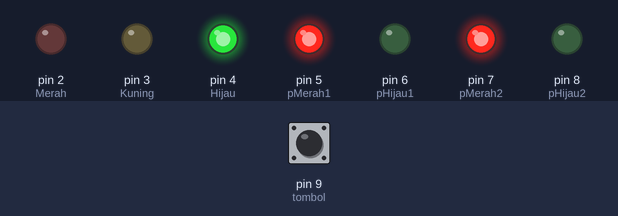
Bench run of a sketch on a simulated Arduino Uno, built with avr-gcc and run on an emulated ATmega328P. On the bench: output pins drawn as LEDs (lit = HIGH). Inputs (shaded band) come from the test bench; at power-on: pin 9 (tombol) HIGH.

Above: at 1.2 s.
1.3 s: pin 9 (tombol) pulled LOW for 0.15 s
At 5.1 s:
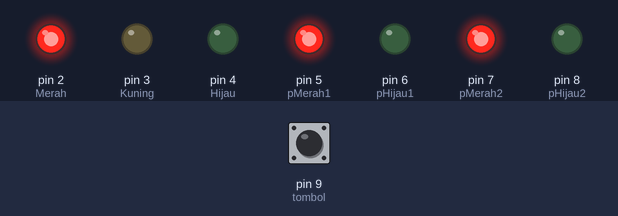
At 6.3 s:
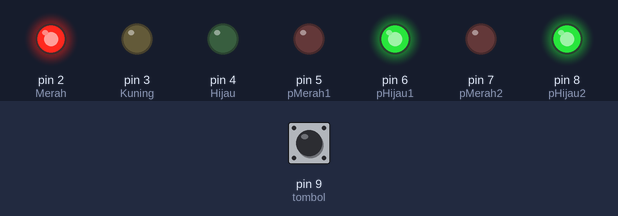
Timing chart, 0 to 12.8 s (numbered marks = the images above; inputs shaded):
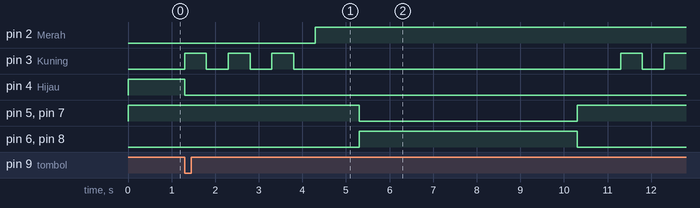

Measured:
- after the input at 1.3 s, pin 2 (Merah): LOW → HIGH after 3.0 s; pin 3 (Kuning): LOW → HIGH at once, → LOW 0.50 s later, → HIGH 0.50 s later, → LOW 0.50 s later, … (9 changes in this stretch)

The sketch:

lampu_pejalan_kaki.ino
```cpp
int Merah = 2, Kuning = 3, Hijau = 4;
int pMerah1 = 5, pHijau1 = 6;
int pMerah2 = 7, pHijau2 = 8;
int tombol = 9;

void setup() {
  for(int i=2; i<=8; i++) pinMode(i, OUTPUT);
  pinMode(tombol, INPUT_PULLUP);
}

// Fungsi mengedipkan kuning 3x
void kedipKuning() {
  for(int i=0; i<3; i++) {
    digitalWrite(Kuning, HIGH);
    delay(500);
    digitalWrite(Kuning, LOW);
    delay(500);
  }
}

void loop() {
  // Kondisi Default
  digitalWrite(Hijau, HIGH);
  digitalWrite(Merah, LOW);
  digitalWrite(Kuning, LOW);

  digitalWrite(pMerah1, HIGH);
  digitalWrite(pMerah2, HIGH);
  digitalWrite(pHijau1, LOW);
  digitalWrite(pHijau2, LOW);

  // Cek jika tombol ditekan
  if (digitalRead(tombol) == LOW) {

    // 1. Persiapan Berhenti (Hijau ke Merah)
    digitalWrite(Hijau, LOW);
    kedipKuning(); // Kuning 3x
    digitalWrite(Merah, HIGH);
    delay(1000); // Jeda sebelum pedestrian jalan

    // 2. Pedestrian Jalan
    digitalWrite(pMerah1, LOW);
    digitalWrite(pMerah2, LOW);
    digitalWrite(pHijau1, HIGH);
    digitalWrite(pHijau2, HIGH);
    delay(5000); // Durasi menyeberang

    // 3. Pedestrian Berhenti
    digitalWrite(pHijau1, LOW);
    digitalWrite(pHijau2, LOW);
    digitalWrite(pMerah1, HIGH);
    digitalWrite(pMerah2, HIGH);
    delay(1000); // Jeda aman sebelum kendaraan jalan

    // 4. Persiapan Jalan (Merah ke Hijau)
    kedipKuning(); // Kuning 3x

    // Setelah ini loop akan otomatis kembali ke atas (Hijau HIGH)
  }
}
```
